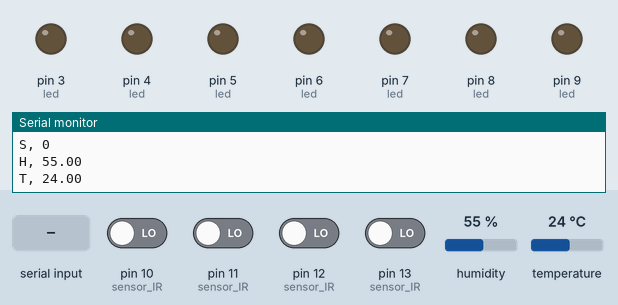
Simulated run of this sketch. Board: Arduino Uno, built with avr-gcc and run on an emulated ATmega328P. On the bench: output pins drawn as LEDs (lit = HIGH), the last lines printed to the serial monitor. Dashed ring = blinking. The inputs (shaded band) are chosen by the test bench; at power-on: pin 10 (sensor_IR), pin 11 (sensor_IR), pin 12 (sensor_IR), pin 13 (sensor_IR) LOW, humidity 55 %, temperature 24 °C.

Above: at 2.5 s.
2.6 s: "1" received over Serial
At 4.4 s:
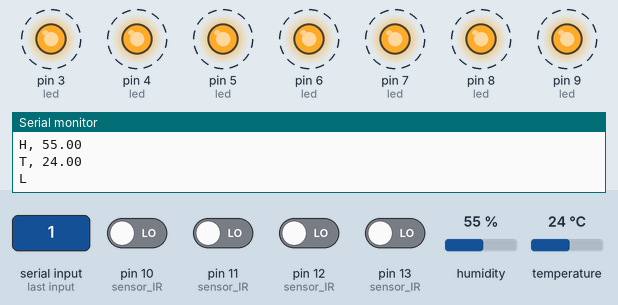
10.0 s: pin 10 (sensor_IR) driven HIGH
At 10.8 s:
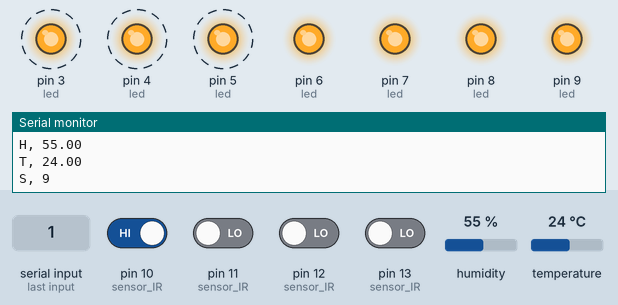
17.0 s: "9" received over Serial
At 20.4 s:
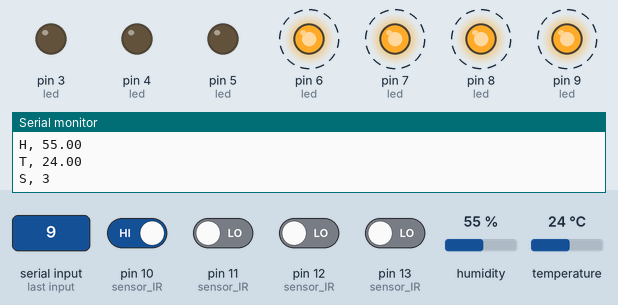
24.7 s: "M" received over Serial
At 25.4 s:
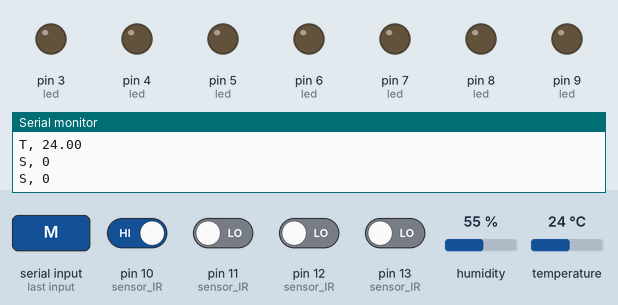
26.5 s: "9" received over Serial
At 27.2 s:
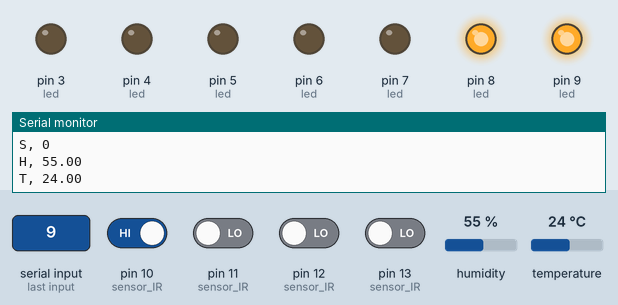
30.0 s: "0" received over Serial
At 30.45 s:
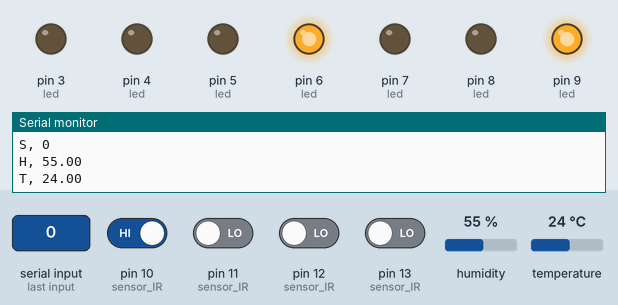
Timing chart, 0 to 33.6 s (numbered marks = the images above; inputs shaded):
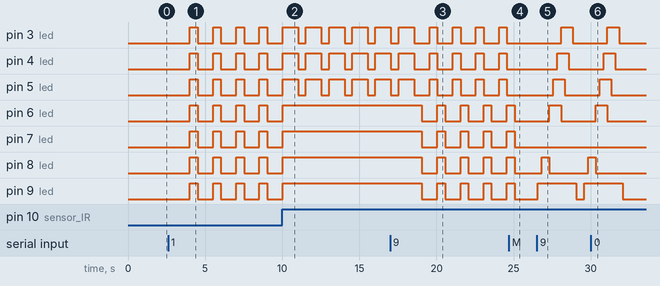

Measured:
- after the input at 2.6 s, pin 3 (led), pin 4 (led), pin 5 (led), pin 6 (led), pin 7 (led), pin 8 (led), pin 9 (led): alternates HIGH for 0.50 s and LOW for 1.0 s, starting after 1.4 s
- after the input at 10.0 s, pin 6 (led), pin 7 (led), pin 8 (led), pin 9 (led): goes on until 10.0 s, then stays HIGH
- after the input at 17.0 s, pin 6 (led), pin 7 (led), pin 8 (led), pin 9 (led): alternates HIGH for 0.50 s and LOW for 1.0 s, starting after 2.1 s
- after the input at 24.7 s, pin 3 (led), pin 4 (led), pin 5 (led): stays LOW (without the input it goes to HIGH after 0.87 s); pin 6 (led), pin 7 (led), pin 8 (led), pin 9 (led): goes on until 25.1 s, then stays LOW
- after the input at 26.5 s, pin 3 (led): LOW → HIGH after 1.6 s, → LOW 0.75 s later; pin 4 (led): LOW → HIGH after 1.3 s, → LOW 0.75 s later; pin 5 (led): LOW → HIGH after 1.1 s, → LOW 0.75 s later; pin 6 (led): LOW → HIGH after 0.83 s, → LOW 0.75 s later; pin 8 (led): LOW → HIGH after 0.33 s, → LOW 0.50 s later, → HIGH 2.5 s later
- after the input at 30.0 s, pin 3 (led): goes on until 31.8 s, then stays LOW; pin 4 (led): goes on until 31.6 s, then stays LOW; pin 5 (led): goes on until 31.3 s, then stays LOW; pin 6 (led): goes on until 31.1 s, then stays LOW; pin 8 (led): goes on until 30.3 s, then stays LOW

The sketch:

carretera.ino
```cpp
#include <DHT.h>

#define DHTPIN 2     // Pin donde está conectado el sensor

//#define DHTTYPE DHT11   // Descomentar si se usa el DHT 11
#define DHTTYPE DHT22   // Sensor DHT22

DHT dht(DHTPIN, DHTTYPE);

int temporizador = 0; // temporizador a 0
int manual = 0;       // estado en AUTOMATICO
int leds = 0;         // leds apagados

void manageChar(char c){
    //if the char equals 1
      if(c=='9')
    {
        leds = 9;
    }

    if(c=='1')
    {
        leds = 1;
    }

    //if the char equals 0
    if(c=='0')
    {
        leds = 0;
    }
    if(c=='M')
    {
        manual = 1;
        leds = 0;
    }
    if(c=='A')
    {
        manual = 0;
        leds = 0;
    }

}

void setup() {
  Serial.begin(19200);
  //Serial.println("Iniciando...");
  dht.begin();

  pinMode(13, INPUT);   // sensor IR
  pinMode(12, INPUT);   // sensor IR
  pinMode(11, INPUT);   // sensor IR
  pinMode(10, INPUT);   // sensor IR
  pinMode(9, OUTPUT);   // led
  pinMode(8, OUTPUT);   // led
  pinMode(7, OUTPUT);   // led
  pinMode(6, OUTPUT);   // led
  pinMode(5, OUTPUT);   // led
  pinMode(4, OUTPUT);   // led
  pinMode(3, OUTPUT);   // led
  pinMode(2, INPUT);   // led
  pinMode(1, INPUT);    // sensor Temp y humedad
}

void loop() {
  float h = dht.readHumidity(); //Leemos la Humedad
  float t = dht.readTemperature(); //Leemos la temperatura en grados Celsius
  //--------Enviamos las lecturas por el puerto serial-------------
  Serial.print("H, ");
  Serial.println(h);
  Serial.print("T, ");
  Serial.println(t);

// Modo automatico
  if (manual == 0) {
    if (digitalRead(13) || digitalRead(12) || digitalRead(11) || digitalRead(10)) {

      if (temporizador == 0) {
          temporizador = 10;
      }
    }
    if (temporizador > 0) {
      temporizador = temporizador - 1;
      Serial.print("S, ");
      Serial.println(temporizador);

      digitalWrite(5, HIGH);
      digitalWrite(4, HIGH);
      digitalWrite(3, HIGH);
      digitalWrite(2, HIGH);
      delay(500);
      digitalWrite(5, LOW);
      digitalWrite(4, LOW);
      digitalWrite(3, LOW);
      digitalWrite(2, LOW);
      digitalWrite(9, HIGH);
      digitalWrite(8, HIGH);
      digitalWrite(7, HIGH);
      digitalWrite(6, HIGH);
      delay(500);
      digitalWrite(9, LOW);
      digitalWrite(8, LOW);
      digitalWrite(7, LOW);
      digitalWrite(6, LOW);
    }
    else {
      digitalWrite(9, LOW);
      digitalWrite(8, LOW);
      digitalWrite(7, LOW);
      digitalWrite(6, LOW);
      digitalWrite(5, LOW);
      digitalWrite(4, LOW);
      digitalWrite(3, LOW);
      digitalWrite(2, LOW);
      delay(1000);
    }
  }
  else // Modo manual
       if (leds == 9) {
        digitalWrite(9, HIGH);
        delay(250);
        digitalWrite(8,HIGH);
        delay(250);
        digitalWrite(7,LOW) ;
        delay(250);
        digitalWrite(6,HIGH);
        digitalWrite(8,LOW) ;
        delay(250);
        digitalWrite(5,HIGH);
        digitalWrite(8,LOW) ;
        delay(250);
        digitalWrite(4,HIGH);
        digitalWrite(7,LOW);
        delay(250);
        digitalWrite(3,HIGH);
        digitalWrite(6,LOW);
        delay(250);
        digitalWrite(2,HIGH);
        digitalWrite(5,LOW) ;
        delay(250);
        digitalWrite(4,LOW);
        delay(250);
        digitalWrite(3,LOW);
        delay(250);
        digitalWrite(2,LOW);
        Serial.println("X");
       }
      if (leds == 1) {
        digitalWrite(9, HIGH);
        digitalWrite(8, HIGH);
        digitalWrite(7, HIGH);
        digitalWrite(6, HIGH);
        digitalWrite(5, HIGH);
        digitalWrite(4, HIGH);
        digitalWrite(3, HIGH);
        digitalWrite(2, HIGH);
        Serial.println("L");
        delay(500);

     }
     else {
        digitalWrite(9, LOW);
        digitalWrite(8, LOW);
        digitalWrite(7, LOW);
        digitalWrite(6, LOW);
        digitalWrite(5, LOW);
        digitalWrite(4, LOW);
        digitalWrite(3, LOW);
        digitalWrite(2, LOW);
        Serial.println("S, 0");
        delay(500);
     }

  while(Serial.available()>0){
    char incomingChar = Serial.read();
    manageChar(incomingChar);
  }


}
```
